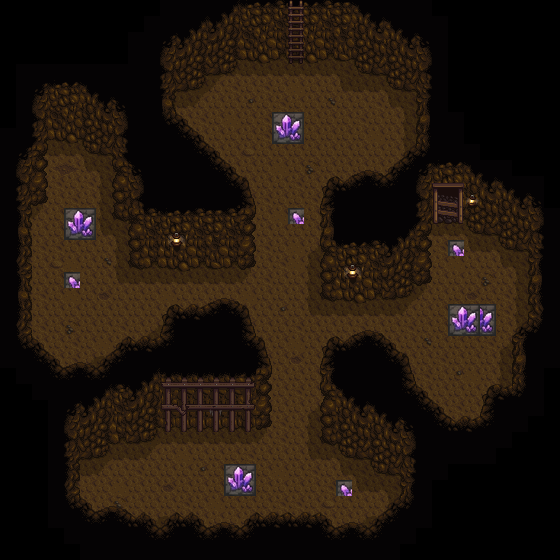

Tiled map render using the project's own tile images. Description and the map definition, with tile-layer contents summarised, below:
An orthogonal 35x35 tile map with 16x16 px tiles, 4 tile layers (Back, Buildings, Front, mine1), 2 tilesets.

<map version="1.10" tiledversion="1.11.2" orientation="orthogonal" renderorder="right-down" compressionlevel="0" width="35" height="35" tilewidth="16" tileheight="16" infinite="0" nextlayerid="8" nextobjectid="1">
 <tileset firstgid="1" name="mine" tilewidth="16" tileheight="16" tilecount="288" columns="16">
  <image source="mine.png" width="256" height="288" />
  <tile id="0">
   <properties>
    <property name="Type" value="Dirt" />
   </properties>
  </tile>
  <tile id="137">
   <properties>
    <property name="Type" value="Stone" />
   </properties>
  </tile>
  <tile id="138">
   <properties>
    <property name="Type" value="Stone" />
   </properties>
  </tile>
  <tile id="139">
   <properties>
    <property name="Type" value="Stone" />
   </properties>
  </tile>
  <tile id="140">
   <properties>
    <property name="Type" value="Stone" />
   </properties>
  </tile>
  <tile id="153">
   <properties>
    <property name="Type" value="Stone" />
   </properties>
  </tile>
  <tile id="154">
   <properties>
    <property name="Type" value="Stone" />
   </properties>
  </tile>
  <tile id="155">
   <properties>
    <property name="Type" value="Stone" />
   </properties>
  </tile>
  <tile id="165">
   <properties>
    <property name="Type" value="Dirt" />
   </properties>
  </tile>
  <tile id="166">
   <properties>
    <property name="Type" value="Stone" />
   </properties>
  </tile>
  <tile id="167">
   <properties>
    <property name="Type" value="Stone" />
   </properties>
  </tile>
  <tile id="168">
   <properties>
    <property name="Type" value="Stone" />
   </properties>
  </tile>
  <tile id="169">
   <properties>
    <property name="Type" value="Stone" />
   </properties>
  </tile>
  <tile id="170">
   <properties>
    <property name="Type" value="Stone" />
   </properties>
  </tile>
  <tile id="171">
   <properties>
    <property name="Type" value="Stone" />
   </properties>
  </tile>
  <tile id="172">
   <properties>
    <property name="Type" value="Stone" />
   </properties>
  </tile>
  <tile id="181">
   <properties>
    <property name="Type" value="Dirt" />
   </properties>
  </tile>
  <tile id="182">
   <properties>
    <property name="Type" value="Stone" />
   </properties>
  </tile>
  <tile id="183">
   <properties>
    <property name="Type" value="Dirt" />
   </properties>
  </tile>
  <tile id="184">
   <properties>
    <property name="Type" value="Stone" />
   </properties>
  </tile>
  <tile id="185">
   <properties>
    <property name="Type" value="Stone" />
   </properties>
  </tile>
  <tile id="186">
   <properties>
    <property name="Type" value="Stone" />
   </properties>
  </tile>
  <tile id="187">
   <properties>
    <property name="Type" value="Stone" />
   </properties>
  </tile>
  <tile id="188">
   <properties>
    <property name="Type" value="Stone" />
   </properties>
  </tile>
  <tile id="198">
   <properties>
    <property name="Type" value="Stone" />
   </properties>
  </tile>
  <tile id="199">
   <properties>
    <property name="Type" value="Stone" />
   </properties>
  </tile>
  <tile id="200">
   <properties>
    <property name="Type" value="Stone" />
   </properties>
  </tile>
  <tile id="201">
   <properties>
    <property name="Type" value="Stone" />
   </properties>
  </tile>
  <tile id="202">
   <properties>
    <property name="Type" value="Stone" />
   </properties>
  </tile>
  <tile id="203">
   <properties>
    <property name="Type" value="Stone" />
   </properties>
  </tile>
  <tile id="204">
   <properties>
    <property name="Type" value="Stone" />
   </properties>
  </tile>
  <tile id="217">
   <properties>
    <property name="Type" value="Stone" />
   </properties>
  </tile>
  <tile id="218">
   <properties>
    <property name="Type" value="Stone" />
   </properties>
  </tile>
  <tile id="219">
   <properties>
    <property name="Type" value="Stone" />
   </properties>
  </tile>
  <tile id="233">
   <properties>
    <property name="Type" value="Stone" />
   </properties>
  </tile>
  <tile id="234">
   <properties>
    <property name="Type" value="Stone" />
   </properties>
  </tile>
  <tile id="235">
   <properties>
    <property name="Type" value="Stone" />
   </properties>
  </tile>
  <tile id="240">
   <properties>
    <property name="Type" value="Wood" />
   </properties>
  </tile>
  <tile id="241">
   <properties>
    <property name="Type" value="Wood" />
   </properties>
  </tile>
  <tile id="242">
   <properties>
    <property name="Type" value="Wood" />
   </properties>
  </tile>
  <tile id="256">
   <properties>
    <property name="Type" value="Wood" />
   </properties>
  </tile>
  <tile id="257">
   <properties>
    <property name="Type" value="Wood" />
   </properties>
  </tile>
  <tile id="258">
   <properties>
    <property name="Type" value="Wood" />
   </properties>
  </tile>
  <tile id="272">
   <properties>
    <property name="Type" value="Wood" />
   </properties>
  </tile>
  <tile id="273">
   <properties>
    <property name="Type" value="Wood" />
   </properties>
  </tile>
  <tile id="274">
   <properties>
    <property name="Type" value="Wood" />
   </properties>
  </tile>
 </tileset>
 <tileset firstgid="289" source="minekuai.tsx" />
 <layer id="1" name="Back" width="35" height="35">
  <data>[1225 cells, 716 non-empty, 23 distinct tile ids]</data>
 </layer>
 <layer id="2" name="Buildings" width="35" height="35">
  <data>[1225 cells, 407 non-empty, 95 distinct tile ids]</data>
 </layer>
 <layer id="3" name="Front" width="35" height="35">
  <data>[1225 cells, 323 non-empty, 20 distinct tile ids]</data>
 </layer>
 <layer id="7" name="mine1" width="35" height="35">
  <data>[1225 cells, 22 non-empty, 5 distinct tile ids]</data>
 </layer>
</map>
